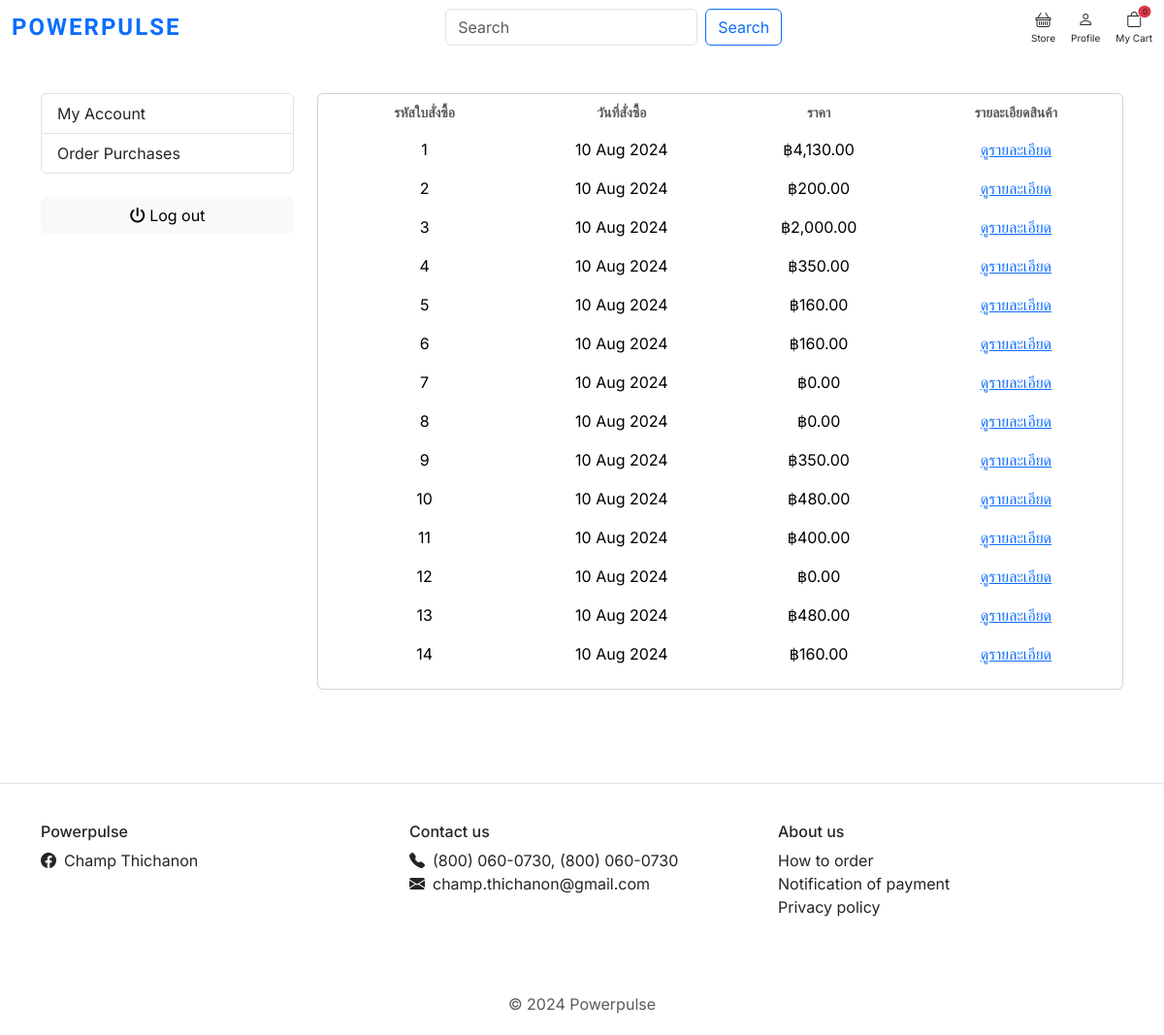
The page /order_history/ (signed in) on the database as committed earlier.
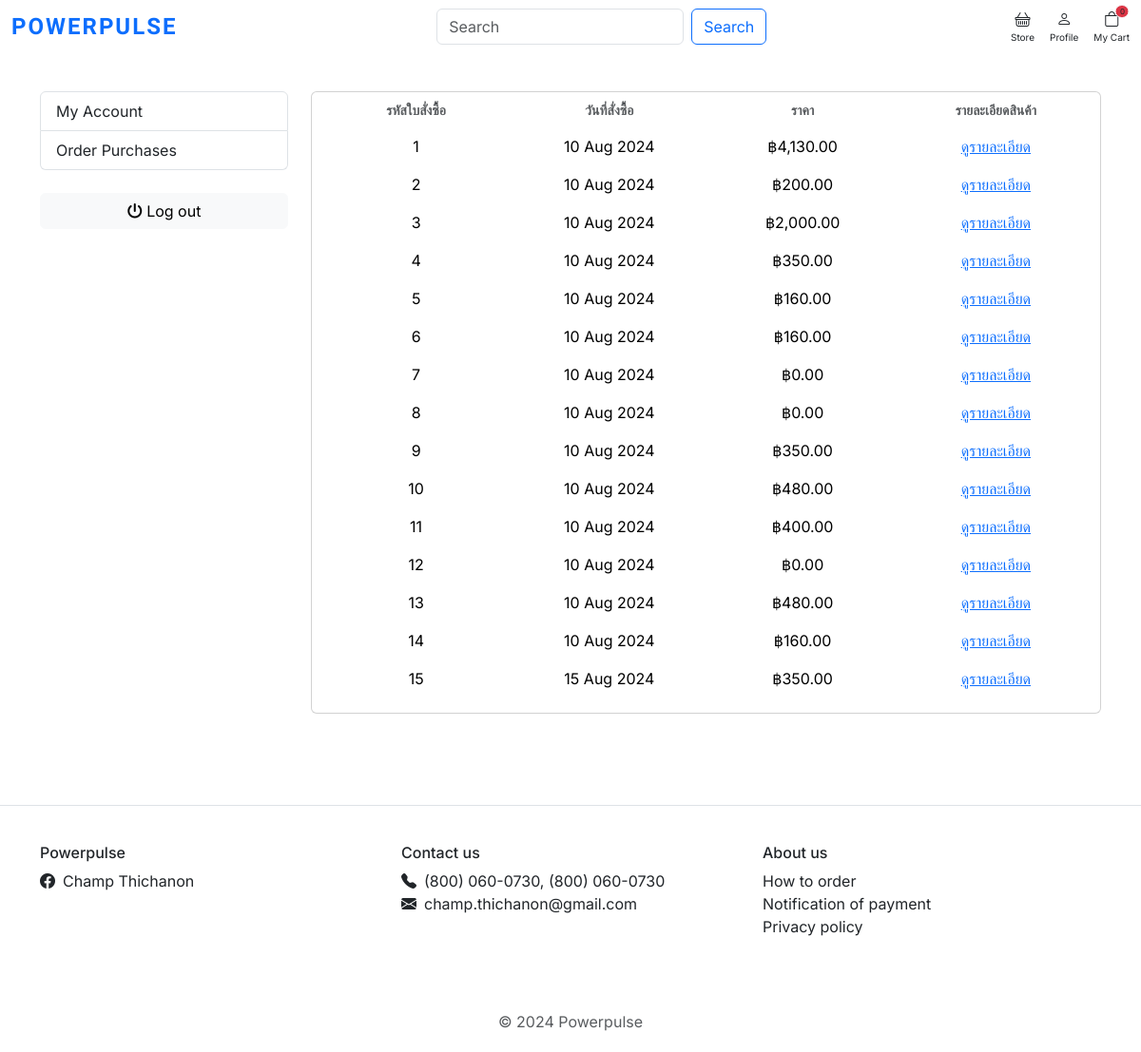
The same page on the database as committed later.
### order/models.py (models this page shows, shortened)
class Order(models.Model):
    user = models.ForeignKey(Account, on_delete=models.CASCADE)
    created_at = models.DateTimeField(auto_now_add=True)
    payment_proof = models.FileField(
        upload_to="photos/payment_proof", null=True, blank=True
    )
    first_name = models.CharField(max_length=50)
    last_name = models.CharField(max_length=50)
    phone_number = models.CharField(max_length=50, blank=True, null=True)
    house_no = models.CharField(max_length=10)
    village_no = models.CharField(max_length=10, blank=True, null=True)
    lane = models.CharField(max_length=255, blank=True, null=True)
    road = models.CharField(max_length=255, blank=True, null=True)
    sub_district = models.CharField(max_length=100)
    district = models.CharField(max_length=100)
    province = models.CharField(max_length=100)
    postal_code = models.CharField(max_length=20)
    total = models.DecimalField(max_digits=10, decimal_places=2)

### order/views.py (the view)
# urls.py: path("order_history/", views.order_history, name="order_history"),
@login_required(login_url="/login")
def order_history(request):
    orders = Order.objects.filter(user=request.user)
    context = {
        "orders": orders,
    }
    return render(request, "profiles/order_history.html", context)

### carts/context_processors.py (called while the page is built)
def counter(request):
    cart_count = 0
    if "admin" in request.path:
        return {}
    else:
        try:
            cart = Cart.objects.filter(cart_id=_cart_id(request))
            cart_items = CartItem.objects.all().filter(cart=cart[:1])
            for cart_item in cart_items:
                cart_count += cart_item.quantity
        except Cart.DoesNotExist:
            cart_count = 0
    return dict(cart_count=cart_count)

### carts/views.py (called while the page is built)
def _cart_id(request):
    cart = (
        request.session.session_key
    )  # Get the session key from the user's session data
    if not cart:  # Checks if a session key does not exist.
        cart = request.session.create()  # Create a new session
    return cart

### category/context_processors.py (called while the page is built)
def menu_links(request):
    links = Category.objects.all()
    return dict(links=links)

### templates/profiles/order_history.html (shortened to what this page needs)
{% extends 'profiles/profile_layout.html' %}
{% load static %}
{% load humanize %}
{% block subcontent %}
<aside class="col-md-9">
    {% if orders %}
    <div class="card px-2">
        <table class="table table-borderless table-shopping-cart">
            <thead class="text-muted">
                <tr class="small text-uppercase">
                    <th scope="col" style="width:120px; " class="text-muted text-center">รหัสใบสั่งซื้อ</th>
                    <th scope="col" style="width:120px; " class="text-muted text-center">วันที่สั่งซื้อ</th>
                    <th scope="col" style="width:120px; " class="text-muted text-center">ราคา</th>
                    <th scope="col" class="rounded text-muted text-center   ">รายละเอียดสินค้า</th>
                </tr>
            </thead>
            {% for order in orders %}
            <tbody>
                <tr>
                    <td class="col text-center">
                        <span>{{order.id}}</span>
                    </td>
                    <td class="col-3">
                        <div class="price-wrap text-center d-flex flex-column">
                            <span>{{ order.created_at|date:"d M Y" }}</span>
                        </div>
                    </td>
                    <td class="col-3">
                        <div class="price-wrap text-center d-flex flex-column">
                            <var class="price fst-normal">&#3647;{{order.total | intcomma}}</var>
                        </div>
                    </td>
                    <td class="col-3 text-center">
                        <a href="{% url 'order_detail' order.id %}">ดูรายละเอียด</a>
                    </td>
                </tr>
            </tbody>
            {%endfor%}
        </table>
    </div>
    {% endif %}
</aside>
{% endblock subcontent %}

### templates/profiles/profile_layout.html (shortened to what this page needs)
{% extends 'base.html' %}
{% load static %}
{% block content %}
<div class="container my-5 py-5">
    <div class="row">
        <aside class="col-md-3">
            <ul class="list-group list-unstyled nav">
                <a class="list-group-item" href="{% url 'my_account' %}">My Account</a>
                <a class="list-group-item" href="{% url 'order_history' %}">Order Purchases</a>
            </ul>
            <br>
            <a style="width: 100%;" class="btn btn-light btn-block" href="{% url 'login'%}"><i
                    class="fa fa-power-off"></i>
                <span class="text">Log out</span> </a>
        </aside>
        {% block subcontent%}
        {% endblock subcontent%}
    </div>
</div>
{% endblock content %}

### templates/base.html (shortened to what this page needs)
{% load static %}
<!DOCTYPE html>
<html lang="en">
<head>
    <link rel="stylesheet" href="https://cdn.jsdelivr.net/npm/bootstrap@5.3.3/dist/css/bootstrap.min.css">
    <link rel="stylesheet" href="https://cdn.jsdelivr.net/npm/bootstrap-icons@1.11.3/font/bootstrap-icons.min.css">
    <link rel="stylesheet" href="https://cdnjs.cloudflare.com/ajax/libs/font-awesome/6.4.2/css/all.min.css">
    <link rel="stylesheet" href="{% static 'css/base.css' %}">
    <link rel="stylesheet" href="{% static 'css/text.css' %}">
    <link rel="stylesheet" href="{% static 'css/logo.css' %}">
</head>
<body>
    {% include 'includes/navbar.html' %}
    <main role="main">
        {% block content %}
        {% endblock %}
    </main>
    {% include 'includes/footer.html' %}
</body>
</html>

### templates/includes/navbar.html (shortened to what this page needs)
<nav class="navbar navbar-expand-lg bg-white fixed-top">
    <div class="container-fluid">
        <a class="navbar-logo me-3" href="{% url 'home' %}">POWERPULSE</a>
        <div class="collapse navbar-collapse" id="navbarSupportedContent">
            <form class="d-flex mx-auto mb-2 mb-lg-0" role="search" action="{% url 'search' %}" method="GET">
                <input class="form-control me-2" type="search" placeholder="Search" name="keyword" aria-label="Search"
                    required>
                <button class="btn btn-outline-primary" type="submit">Search</button>
            </form>
            <div class="d-flex gap-3">
                <a class="nav-link d-flex flex-column align-items-center" href="{% url 'store' %}">
                    <i class="bi bi-basket"></i>
                    <span class="d-block" style="font-size: 10px;">Store</span>
                </a>
                {% if request.user.is_authenticated %}
                <a class="nav-link d-flex flex-column align-items-center" href="{% url 'my_account' %}">
                    <i class="bi bi-person"></i>
                    <span class="d-block" style="font-size: 10px;">Profile</span>
                </a>
                {% else %}
                <a href="{% url 'login' %}" class="nav-link d-flex flex-column align-items-center">
                    <i class="bi bi-person"></i>
                    <span class="d-block" style="font-size: 10px;">Login</span>
                </a>
                {% endif %}
                <a href="{% url 'cart' %}" class="nav-link d-flex flex-column align-items-center position-relative">
                    <i class="bi bi-bag"></i>
                    <span
                        class="position-absolute text-center translate-middle  bg-danger border border-light rounded-pill"
                        style="font-size: 8px; left: 80%; top: 10%; width: 15px;">
                        {{cart_count}}
                    </span>
                    <span class="d-block" style="font-size: 10px;">My Cart</span>
                </a>
            </div>
        </div>
    </div>
</nav>

### templates/includes/footer.html
<footer class="section-footer border-top">
    <div class="container">
        <section class="footer-top padding-y">
            <div class="row">
                <aside class="col-md">
                    <h6 class="title">Powerpulse</h6>
                    <ul class="list-unstyled">
                        <li><a href="#" class="nav-link"><i class="me-2 bi bi-facebook"></i>Champ
                            Thichanon</a></li>
                    </ul>
                </aside>
                <aside class="col-md">
                    <h6 class="title">Contact us</h6>
                    <ul class="list-unstyled">
                        <li><i class="me-2 bi bi-telephone-fill"></i>(800) 060-0730, (800) 060-0730</li>
                        <li><i class="me-2 bi bi-envelope-fill"></i>champ.thichanon@gmail.com</li>
                    </ul>
                </aside>
                <aside class="col-md">
                    <h6 class="title">About us</h6>
                    <ul class="list-unstyled ">
                        <li><a href="#" class="nav-link">How to order</a></li>
                        <li><a href="#" class="nav-link">Notification of payment</a></li>
                        <li><a href="#" class="nav-link">Privacy policy</a></li>
                    </ul>
                </aside>
            </div>
        </section>
        <section class="footer-bottom row">
            <div class="col-md-12">
                <p class="text-muted m-0 text-center"> © 2024 Powerpulse </p>
            </div>
        </section>
    </div>
</footer>

### static/css/base.css (style rules this page uses)
html,body { margin: 0; }
.footer-top { padding-top: 40px; padding-bottom: 40px; }
.footer-bottom { padding-top: 20px; padding-bottom: 20px; }

### static/css/text.css (style rules this page uses)
body { font-family: "Inter", sans-serif; }

### static/css/logo.css (style rules this page uses)
.navbar-logo { font-family: "Prompt", sans-serif; }
.navbar-logo { color: #0d6efd; font-size: 24px; font-weight: 800; letter-spacing: 2px; text-decoration: none; }

Rows that differ between the two databases and show on the page:
added Order: id "15", created_at "15 Aug 2024", total "350.00"
